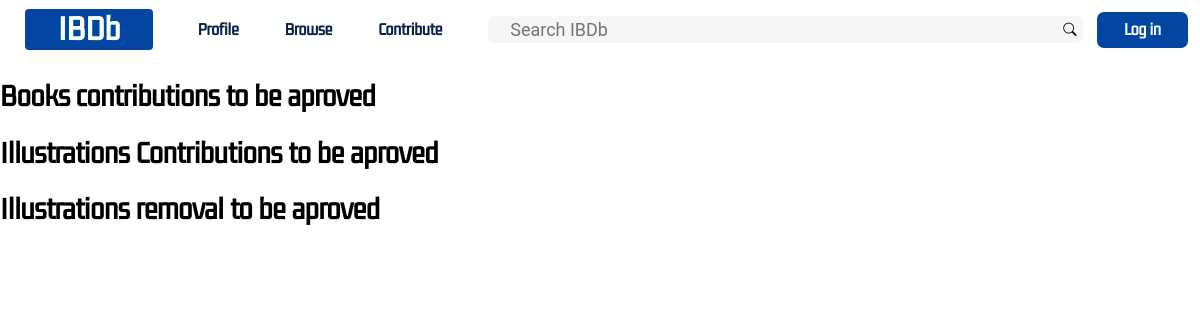
The page /book/aprove/ on the database as committed earlier.
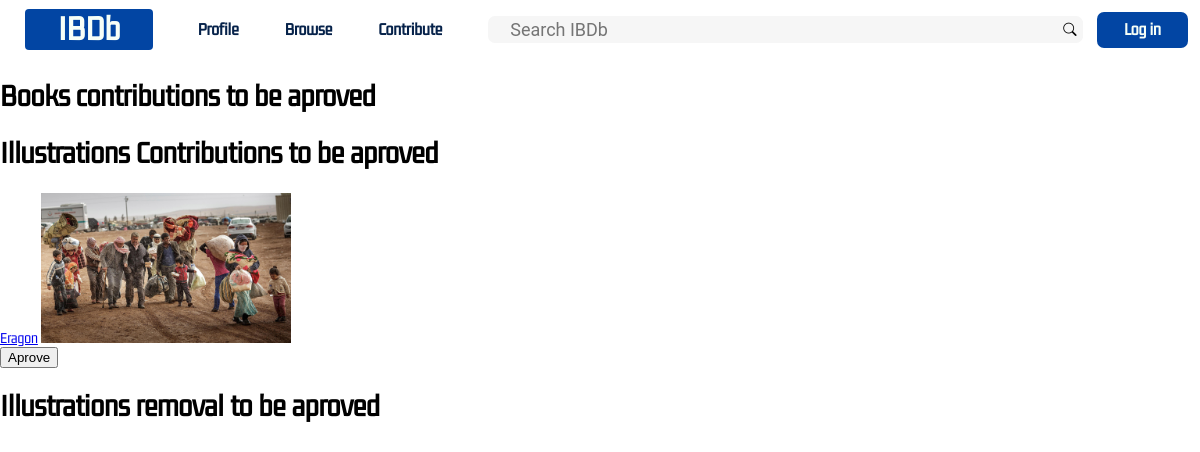
The same page on the database as committed later.
### books/models.py (models this page shows, shortened)
class IllustrationPostRequest(models.Model):
	user = models.ForeignKey(User, on_delete=models.CASCADE)
	image = models.ImageField(upload_to="books")
	book = models.ForeignKey(Book, on_delete=models.CASCADE)

class AbstractBook(models.Model):
	title = models.CharField(max_length=128, default="")
	author = models.CharField(max_length=64, default="")
	isbn = models.JSONField(max_length=64, default=dict)
	synopsis = models.TextField(max_length=600, default="")
	genres = models.JSONField(max_length=64, default=dict)
	published = models.DateField(default=date(2000, 2, 2))
	original_title = models.CharField(max_length=128, default="")
	characters = models.JSONField(max_length=528, default=dict)
	keywords = models.JSONField(max_length=528, default=dict)
	class Meta:
		abstract = True

class Book(AbstractBook):
	book_cover = models.ImageField(upload_to="books")
	protection = models.BooleanField(max_length=128, default=False)

### books/views.py (the view)
# urls.py: path('book/aprove/', views.aprove, name="aprove"),
def aprove(request):
	if request.method == "POST":
		user = get_object_or_404(User, username=request.user.username)
		data = json.loads(request.body)
		book_post_id = data.get("id")
		book_request_model = get_object_or_404(BookRequest, id=book_post_id)
		book = Book.objects.get(title=book_request_model.title)
		book.title = book_request_model.title
		book.author = book_request_model.author
		book.isbn = book_request_model.isbn
		book.synopsis = book_request_model.synopsis
		book.genres = book_request_model.genres
		book.published = book_request_model.published
		book.original_title = book_request_model.original_title
		book.characters = book_request_model.characters
		book.keywords = book_request_model.keywords
		book.save()
		user.contributions += 1
		book_request_model.delete()
		return JsonResponse({'success':'aproved'})
	else:
		book_post_request = BookRequest.objects.all()
		illustration_post_request = IllustrationPostRequest.objects.all()
		illustration_delete_request = IllustrationDeleteRequest.objects.all()
		return render(request, "books/aprove.html", {
			"book_post": book_post_request,
			"illustration_post": illustration_post_request,
			"illustration_delete": illustration_delete_request
			})

### books/templates/books/aprove.html (shortened to what this page needs)
{% extends 'books/layout.html' %}
{% load static %}
{% block css %}<link rel="stylesheet" href="">{% endblock %}
{% block body %}
	<div class="contributions-post">
		<div class="contributions">
			<h1>Books contributions to be aproved</h1>
		</div>
		<div class="contributions">
			<h1>Illustrations Contributions to be aproved</h1>
			{% for illustration in illustration_post %}
				<div class="image-contributions">
					<a href="{% url 'book' illustration.book.id %}" target="_blank">{{ illustration.book.title }}</a>
					<img src="{{ illustration.image.url }}" height="150px">
					<form>
						<button type="button" id="{{ illustration.id }}">Aprove</button>
					</form>
				</div>
			{% endfor %}
		</div>
		<div class="contributions">
			<h1>Illustrations removal to be aproved</h1>
		</div>
	</div>
{% endblock %}

Rows that differ between the two databases and show on the page:
added IllustrationPostRequest: book "Eragon", image (picture)
